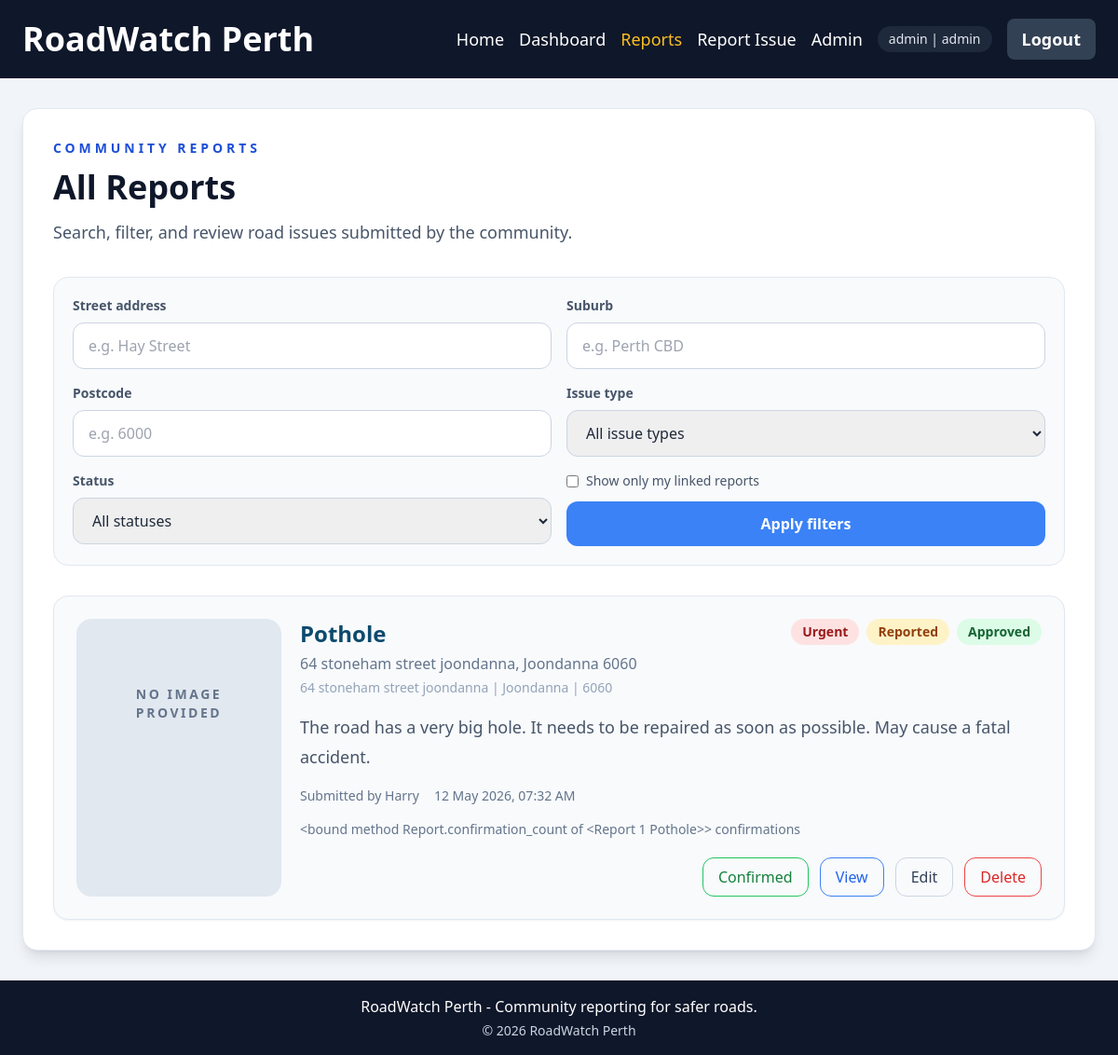
/reports/ (signed in), run on the app's committed database.
### roadwatch/models.py (models this page shows, shortened)
class User(UserMixin, db.Model):
    __tablename__ = "users"
    id = db.Column(db.Integer, primary_key=True)
    username = db.Column(db.String(50), unique=True, nullable=False, index=True)
    email = db.Column(db.String(255), unique=True, nullable=False, index=True)
    password_hash = db.Column(db.String(255), nullable=False)
    is_admin = db.Column(db.Boolean, nullable=False, default=False)
    is_active = db.Column(db.Boolean, nullable=False, default=True)
    created_at = db.Column(db.DateTime(timezone=True), nullable=False, default=utcnow)
    reports = db.relationship("Report", back_populates="reporter", lazy="dynamic")
    confirmations = db.relationship(
        "Confirmation",
        back_populates="user",
        cascade="all, delete-orphan",
        lazy="dynamic",
    )
    def can_manage(self, report):
        return self.is_admin or report.reporter_id == self.id

class Report(db.Model):
    __tablename__ = "reports"
    ISSUE_TYPES = (
        "Pothole",
        "Broken Road",
        "Crack",
        "Flooding",
        "Missing Sign",
        "Other",
    )
    STATUSES = ("Reported", "Under Review", "Fixed")
    MODERATION_STATUSES = ("Pending Approval", "Approved", "Rejected")
    PENDING_APPROVAL = "Pending Approval"
    APPROVED = "Approved"
    REJECTED = "Rejected"
    SEVERITIES = ("Low", "Medium", "High", "Urgent")
    id = db.Column(db.Integer, primary_key=True)
    issue_type = db.Column(db.String(50), nullable=False, index=True)
    location = db.Column(db.String(255), nullable=False, index=True)
    location_key = db.Column(db.String(255), nullable=False, index=True)
    street_address = db.Column(db.String(255), nullable=False, default="", index=True)
    suburb = db.Column(db.String(120), nullable=False, default="", index=True)
    postcode = db.Column(db.String(10), nullable=False, default="", index=True)
    description = db.Column(db.Text, nullable=False)
    image_url = db.Column(db.String(500), nullable=True)
    status = db.Column(db.String(30), nullable=False, default="Reported", index=True)
    moderation_status = db.Column(
        db.String(30),
        nullable=False,
        default=PENDING_APPROVAL,
        index=True,
    )
    severity = db.Column(db.String(20), nullable=False, default="Medium", index=True)
    is_anonymous = db.Column(db.Boolean, nullable=False, default=False)
    created_at = db.Column(db.DateTime(timezone=True), nullable=False, default=utcnow, index=True)
    updated_at = db.Column(db.DateTime(timezone=True), nullable=False, default=utcnow, onupdate=utcnow)
    reporter_id = db.Column(db.Integer, db.ForeignKey("users.id", ondelete="SET NULL"), nullable=True, index=True)
    reporter = db.relationship("User", back_populates="reports")
    status_notes = db.relationship(
        "ReportStatusNote",
        back_populates="report",
        cascade="all, delete-orphan",
        lazy="dynamic",
        order_by="ReportStatusNote.created_at.desc()",
    )
    confirmations = db.relationship(
        "Confirmation",
        back_populates="report",
        cascade="all, delete-orphan",
    )
    @property
    def reporter_label(self):
        if self.is_anonymous:
            return "Anonymous user"
        if self.reporter:
            return self.reporter.username
        return "Guest reporter"
    def can_be_managed_by(self, user):
        return bool(user and user.is_authenticated and user.can_manage(self))
    def is_confirmed_by(self, user):
        if not user or not user.is_authenticated:
            return False
        return any(confirmation.user_id == user.id for confirmation in self.confirmations)
    def __repr__(self):
        return f"<Report {self.id} {self.issue_type}>"

### roadwatch/reports.py (the view)
@reports_bp.get("/")
def list_reports():
    selected_postcode = request.args.get("postcode", "").strip()
    selected_street = request.args.get("street_address", "").strip()
    selected_suburb = request.args.get("suburb", "").strip()
    selected_issue_type = request.args.get("issue_type", "").strip()
    selected_status = request.args.get("status", "").strip()
    mine_only = request.args.get("mine") == "1"
    query = Report.query
    if current_user.is_authenticated:
        if not current_user.is_admin:
            query = query.filter(
                or_(
                    Report.moderation_status == Report.APPROVED,
                    Report.reporter_id == current_user.id,
                )
            )
    else:
        query = query.filter(Report.moderation_status == Report.APPROVED)
    if selected_postcode:
        query = query.filter(Report.postcode.ilike(f"%{selected_postcode}%"))
    if selected_street:
        query = query.filter(Report.street_address.ilike(f"%{selected_street}%"))
    if selected_suburb:
        query = query.filter(Report.suburb.ilike(f"%{selected_suburb}%"))
    if selected_issue_type in Report.ISSUE_TYPES:
        query = query.filter(Report.issue_type == selected_issue_type)
    if selected_status in Report.STATUSES:
        query = query.filter(Report.status == selected_status)
    if mine_only:
        if not current_user.is_authenticated:
            flash("Log in to filter the list to your own reports.", "warning")
            return redirect(url_for("auth.login", next=request.full_path))
        query = query.filter(Report.reporter_id == current_user.id)
    reports = query.order_by(Report.created_at.desc()).all()
    return render_template(
        "reports.html",
        reports=reports,
        filters={
            "postcode": selected_postcode,
            "street_address": selected_street,
            "suburb": selected_suburb,
            "issue_type": selected_issue_type,
            "status": selected_status,
            "mine": mine_only,
        },
    )

### roadwatch/security.py (called while the page is built)
def generate_csrf_token():
    token = session.get("_csrf_token")
    if token is None:
        token = token_hex(16)
        session["_csrf_token"] = token
    return token

def validate_csrf():
    if request.method not in {"POST", "PUT", "PATCH", "DELETE"}:
        return
    submitted_token = request.form.get("csrf_token") or request.headers.get("X-CSRF-Token")
    if not submitted_token or submitted_token != session.get("_csrf_token"):
        abort(400)

### templates/reports.html (shortened to what this page needs)
{% extends "base.html" %}
{% block content %}
  <section class="rounded-2xl border border-slate-200 bg-white p-8 shadow-lg">
    <p class="mb-3 text-sm font-bold uppercase tracking-[0.28em] text-blue-700">Community Reports</p>
    <h1 class="mb-3 text-4xl font-bold text-slate-900">All Reports</h1>
    <p class="mb-8 text-lg leading-8 text-slate-600">Search, filter, and review road issues submitted by the community.</p>
    <form method="get" class="mb-8 grid gap-4 rounded-2xl border border-slate-200 bg-slate-50 p-5 md:grid-cols-2 xl:grid-cols-[1fr,0.95fr,0.7fr,0.9fr,0.8fr,auto]">
      <div>
        <label for="street_address" class="mb-2 block text-sm font-semibold text-slate-600">Street address</label>
        <input id="street_address" name="street_address" value="{{ filters.street_address }}" class="w-full rounded-xl border border-slate-300 px-4 py-3" placeholder="e.g. Hay Street">
      </div>
      <div>
        <label for="suburb" class="mb-2 block text-sm font-semibold text-slate-600">Suburb</label>
        <input id="suburb" name="suburb" value="{{ filters.suburb }}" class="w-full rounded-xl border border-slate-300 px-4 py-3" placeholder="e.g. Perth CBD">
      </div>
      <div>
        <label for="postcode" class="mb-2 block text-sm font-semibold text-slate-600">Postcode</label>
        <input id="postcode" name="postcode" value="{{ filters.postcode }}" class="w-full rounded-xl border border-slate-300 px-4 py-3" placeholder="e.g. 6000" inputmode="numeric" pattern="[0-9]{4}" maxlength="4">
      </div>
      <div>
        <label for="issue_type" class="mb-2 block text-sm font-semibold text-slate-600">Issue type</label>
        <select id="issue_type" name="issue_type" class="w-full rounded-xl border border-slate-300 px-4 py-3">
          <option value="">All issue types</option>
        </select>
      </div>
      <div>
        <label for="status" class="mb-2 block text-sm font-semibold text-slate-600">Status</label>
        <select id="status" name="status" class="w-full rounded-xl border border-slate-300 px-4 py-3">
          <option value="">All statuses</option>
        </select>
      </div>
      <div class="flex flex-col justify-end gap-3">
        {% if current_user.is_authenticated %}
          <label class="inline-flex items-center gap-2 text-sm font-medium text-slate-600">
            <input type="checkbox" name="mine" value="1" {% if filters.mine %}checked{% endif %} class="rounded border-slate-300">
            Show only my linked reports
          </label>
        {% endif %}
        <button type="submit" class="rounded-xl bg-blue-500 px-5 py-3 font-semibold text-white hover:bg-blue-600">Apply filters</button>
      </div>
    </form>
    {% if reports %}
      <div class="space-y-5">
        {% for report in reports %}
          <article class="rounded-2xl border border-slate-200 bg-slate-50 p-6 shadow-sm">
            <div class="grid gap-5 md:grid-cols-[220px,1fr]">
              <div class="overflow-hidden rounded-2xl border border-slate-200 bg-slate-200">
                {% if report.image_url %}
                  <img src="{{ report.image_url }}" alt="{{ report.issue_type }} image" class="h-full min-h-[180px] w-full object-cover">
                {% else %}
                  <div class="flex min-h-[180px] items-center justify-center bg-slate-200 px-6 text-center text-sm font-semibold uppercase tracking-[0.18em] text-slate-500">
                    No image provided
                  </div>
                {% endif %}
              </div>
              <div>
                <div class="mb-4 flex flex-wrap items-start justify-between gap-4">
                  <div>
                    <h2 class="mb-1 text-2xl font-bold text-sky-900">{{ report.issue_type }}</h2>
                    <p class="text-base text-slate-500">{{ report.location }}</p>
                    {% if report.street_address or report.suburb or report.postcode %}
                      <p class="mt-1 text-sm text-slate-400">
                        {{ report.street_address or "No street set" }}{% if report.suburb %} | {{ report.suburb }}{% endif %}{% if report.postcode %} | {{ report.postcode }}{% endif %}
                      </p>
                    {% endif %}
                  </div>
                  <div class="flex flex-wrap gap-2">
                    <span class="rounded-full px-3 py-1 text-sm font-bold {{ severity_styles[report.severity] }}">{{ report.severity }}</span>
                    <span class="rounded-full px-3 py-1 text-sm font-bold {{ status_styles[report.status] }}">{{ report.status }}</span>
                    {% if current_user.is_authenticated and (current_user.is_admin or report.reporter_id == current_user.id) %}
                      <span class="rounded-full px-3 py-1 text-sm font-bold {{ moderation_styles[report.moderation_status] }}">{{ report.moderation_status }}</span>
                    {% endif %}
                  </div>
                </div>
                <p class="mb-4 text-lg leading-8 text-slate-600">{{ report.description[:220] }}{% if report.description|length > 220 %}...{% endif %}</p>
                <div class="mb-5 flex flex-wrap gap-4 text-sm text-slate-500">
                  <span>Submitted by {{ report.reporter_label }}</span>
                  <span>{{ report.created_at|datetime_label }}</span>
                  <span>{{ report.confirmation_count }} confirmation{% if report.confirmation_count != 1 %}s{% endif %}</span>
                </div>
                <div class="flex flex-wrap justify-end gap-3">
                  {% if current_user.is_authenticated %}
                    <form method="post" action="{{ url_for('reports.toggle_confirmation', report_id=report.id) }}">
                      <button type="submit" class="rounded-xl border px-4 py-2 font-medium {% if report.is_confirmed_by(current_user) %}border-green-500 text-green-700 hover:bg-green-50{% else %}border-slate-300 text-slate-700 hover:bg-slate-100{% endif %}">
                        {% if report.is_confirmed_by(current_user) %}Confirmed{% else %}Confirm Issue{% endif %}
                      </button>
                    </form>
                  {% else %}
                    <span class="rounded-xl border border-slate-300 px-4 py-2 font-medium text-slate-500">Login to confirm</span>
                  {% endif %}
                  <a href="{{ url_for('reports.report_details', report_id=report.id) }}" class="rounded-xl border border-blue-500 px-4 py-2 font-medium text-blue-600 no-underline hover:bg-blue-50">View</a>
                  {% if report.can_be_managed_by(current_user) %}
                    <a href="{{ url_for('reports.edit_report', report_id=report.id) }}" class="rounded-xl border border-slate-300 px-4 py-2 font-medium text-slate-700 no-underline hover:bg-slate-100">Edit</a>
                    <form method="post" action="{{ url_for('reports.delete_report', report_id=report.id) }}">
                      <button type="submit" class="rounded-xl border border-red-500 px-4 py-2 font-medium text-red-600 hover:bg-red-50">Delete</button>
                    </form>
                  {% endif %}
                </div>
              </div>
            </div>
          </article>
        {% endfor %}
      </div>
    {% else %}
      <div class="rounded-2xl border border-dashed border-slate-300 bg-slate-50 p-10 text-center">
        <p class="text-lg text-slate-600">No reports matched the current filters.</p>
      </div>
    {% endif %}
  </section>
{% endblock %}

### templates/base.html (shortened to what this page needs)
<!DOCTYPE html>
<html lang="en">
<head>
  <script src="https://cdn.tailwindcss.com"></script>
</head>
<body class="min-h-screen bg-slate-100 text-slate-800">
  <nav class="bg-slate-900">
    <div class="mx-auto flex max-w-7xl flex-wrap items-center justify-between gap-4 px-6 py-5">
      <a href="{{ url_for('main.index') }}" class="text-4xl font-bold text-white no-underline">RoadWatch Perth</a>
      <div class="flex flex-wrap items-center gap-4 text-base text-white md:text-lg">
        <a href="{{ url_for('main.index') }}" class="{% if request.endpoint == 'main.index' %}text-amber-400{% else %}hover:text-amber-400{% endif %}">Home</a>
        <a href="{{ url_for('main.dashboard') }}" class="{% if request.endpoint == 'main.dashboard' %}text-amber-400{% else %}hover:text-amber-400{% endif %}">Dashboard</a>
        <a href="{{ url_for('reports.list_reports') }}" class="{% if request.endpoint == 'reports.list_reports' or request.endpoint == 'reports.report_details' %}text-amber-400{% else %}hover:text-amber-400{% endif %}">Reports</a>
        <a href="{{ url_for('reports.create_report') }}" class="{% if request.endpoint == 'reports.create_report' or request.endpoint == 'reports.edit_report' %}text-amber-400{% else %}hover:text-amber-400{% endif %}">Report Issue</a>
        {% if current_user.is_authenticated %}
          {% if current_user.is_admin %}
            <a href="{{ url_for('admin.admin_panel') }}" class="{% if request.endpoint == 'admin.admin_panel' %}text-amber-400{% else %}hover:text-amber-400{% endif %}">Admin</a>
          {% endif %}
          <span class="rounded-full bg-slate-800 px-3 py-1 text-sm text-slate-200">
            {{ current_user.username }}{% if current_user.is_admin %} | admin{% endif %}
          </span>
          <form method="post" action="{{ url_for('auth.logout') }}">
            <button type="submit" class="rounded-lg bg-slate-700 px-4 py-2 font-semibold text-white hover:bg-slate-600">Logout</button>
          </form>
        {% endif %}
      </div>
    </div>
  </nav>
  <main class="px-6 py-8">
    <div class="mx-auto max-w-7xl">
      {% block content %}{% endblock %}
    </div>
  </main>
  <footer class="bg-slate-900 py-4 text-center text-white">
    <p class="mb-0">RoadWatch Perth - Community reporting for safer roads.</p>
    <p class="mt-1 text-sm text-slate-300">&copy; {{ current_year }} RoadWatch Perth</p>
  </footer>
</body>
</html>

### data on the page
User: username "admin"
Report: shows "NO IMAGE PROVIDED", issue_type "Pothole", location "64 stoneham street joondanna, Joondanna 6060", street_address "64 stoneham street joondanna", suburb "Joondanna", postcode "6060", severity "Urgent", status "Reported", moderation_status "Approved", description "The road has a very big hole. It needs to be repaired as soon as possible. May cause a fatal accident.", reporter_label "Harry", created_at "12 May 2026, 07:32 AM", confirmation_count "<bound method Report.confirmation_count of <Report 1 Pothole>>"
